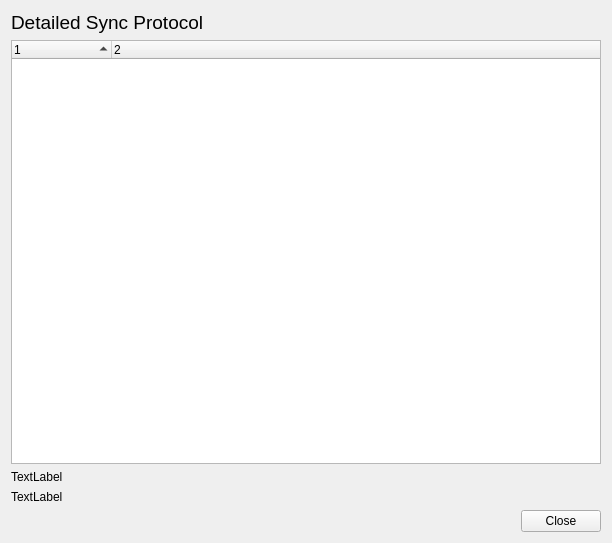
<?xml version="1.0" encoding="UTF-8"?>
<ui version="4.0">
 <class>Mirall::FileItemDialog</class>
 <widget class="QWidget" name="Mirall::FileItemDialog">
  <property name="geometry">
   <rect>
    <x>0</x>
    <y>0</y>
    <width>612</width>
    <height>543</height>
   </rect>
  </property>
  <property name="windowTitle">
   <string>Form</string>
  </property>
  <layout class="QGridLayout" name="gridLayout">
   <item row="0" column="0">
    <layout class="QVBoxLayout" name="verticalLayout">
     <item>
      <widget class="QLabel" name="label">
       <property name="font">
        <font>
         <pointsize>14</pointsize>
        </font>
       </property>
       <property name="text">
        <string>Detailed Sync Protocol</string>
       </property>
      </widget>
     </item>
     <item>
      <widget class="QTreeWidget" name="_treeWidget">
       <property name="alternatingRowColors">
        <bool>true</bool>
       </property>
       <property name="rootIsDecorated">
        <bool>true</bool>
       </property>
       <property name="uniformRowHeights">
        <bool>true</bool>
       </property>
       <property name="sortingEnabled">
        <bool>true</bool>
       </property>
       <property name="columnCount">
        <number>2</number>
       </property>
       <column>
        <property name="text">
         <string notr="true">1</string>
        </property>
       </column>
       <column>
        <property name="text">
         <string notr="true">2</string>
        </property>
       </column>
      </widget>
     </item>
     <item>
      <widget class="QLabel" name="_timelabel">
       <property name="text">
        <string>TextLabel</string>
       </property>
      </widget>
     </item>
     <item>
      <widget class="QLabel" name="_errorLabel">
       <property name="text">
        <string>TextLabel</string>
       </property>
      </widget>
     </item>
     <item>
      <widget class="QDialogButtonBox" name="_dialogButtonBox">
       <property name="standardButtons">
        <set>QDialogButtonBox::Close</set>
       </property>
      </widget>
     </item>
    </layout>
   </item>
  </layout>
 </widget>
 <resources/>
 <connections/>
</ui>
